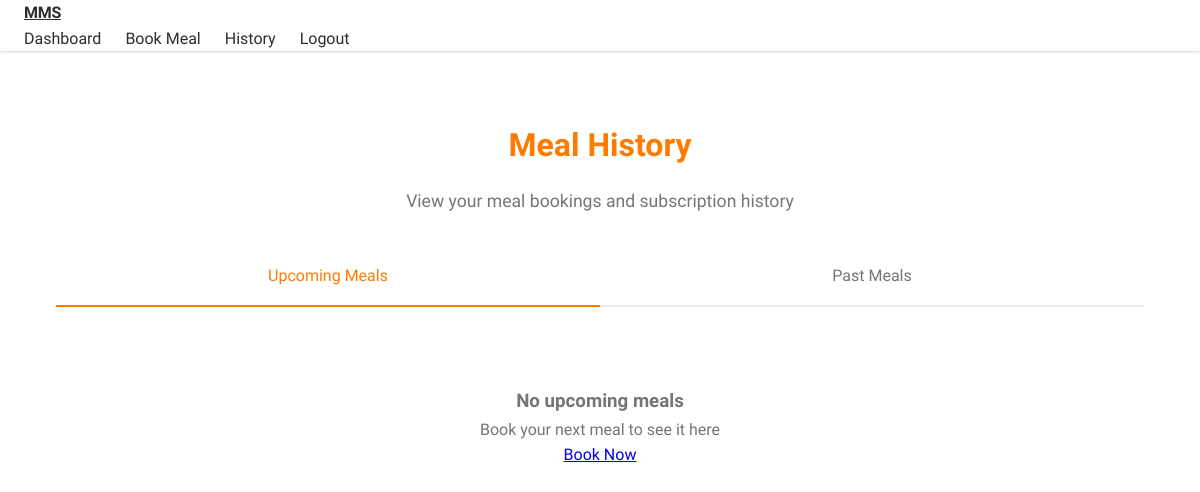
Before: /meal-history (signed in) with the older database file.
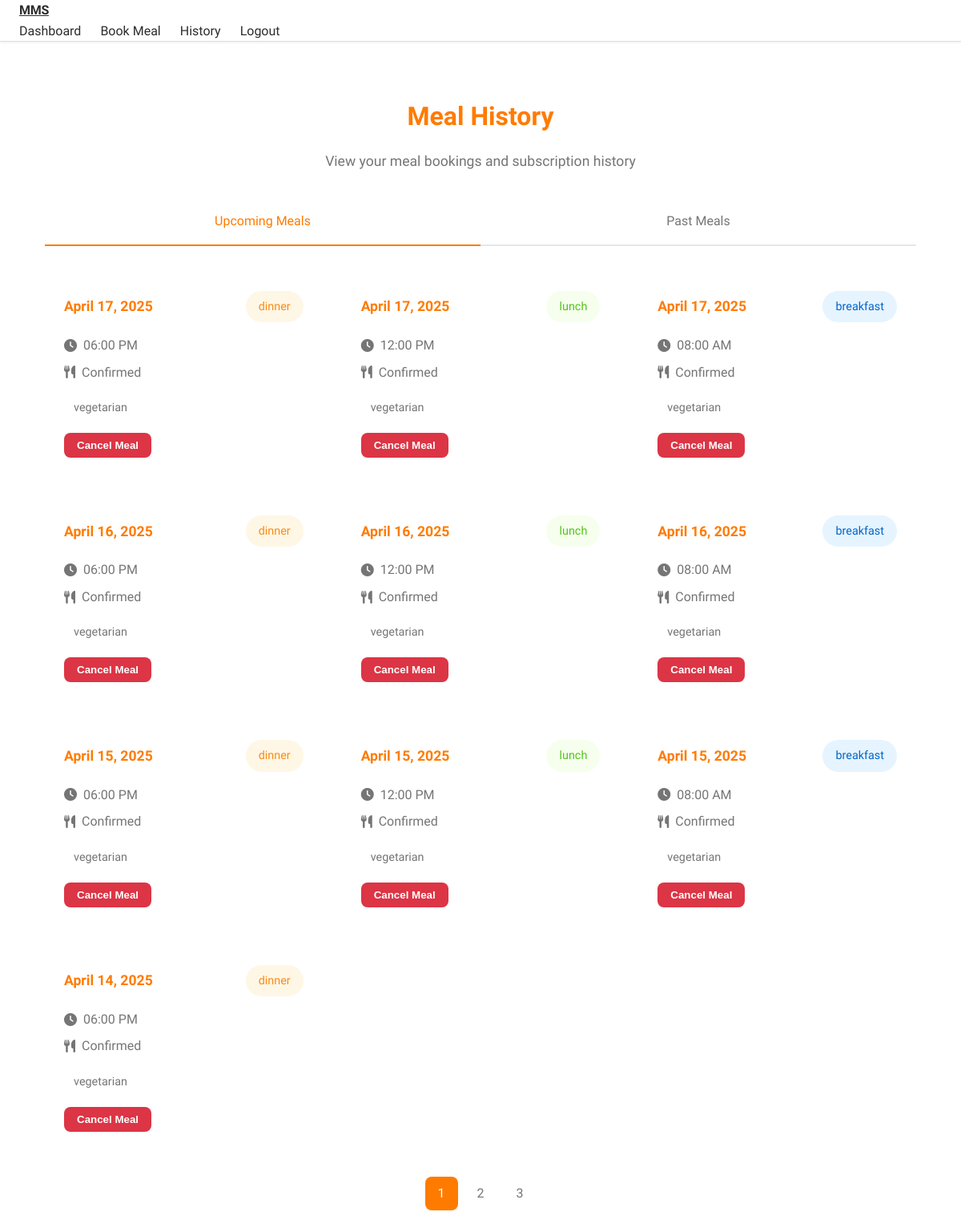
After: the same page with the newer database file.
### models.py (models this page shows)
class Meal(db.Model):
    __tablename__ = 'meals'
    id = db.Column(db.Integer, primary_key=True)
    user_id = db.Column(db.Integer, db.ForeignKey('users.id'), nullable=False)
    meal_type = db.Column(db.String(20), nullable=False)  # breakfast, lunch, dinner
    meal_date = db.Column(db.DateTime, nullable=False)
    status = db.Column(db.String(20), default='pending')  # pending, confirmed, cancelled
    payment_status = db.Column(db.String(20), default='unpaid')  # unpaid, paid, refunded
    dietary_preferences = db.Column(db.String(200))
    created_at = db.Column(db.DateTime, default=datetime.utcnow)
    subscription_id = db.Column(db.Integer, db.ForeignKey('subscriptions.id'), nullable=True)

### routes/main.py (the view)
@main_bp.route('/meal-history')
@login_required
def meal_history():
    page = request.args.get('page', 1, type=int)
    status_filter = request.args.get('status', '')
    date_from = request.args.get('date_from', '')
    date_to = request.args.get('date_to', '')
    query = Meal.query.filter_by(user_id=current_user.id)
    if status_filter:
        query = query.filter_by(status=status_filter)
    if date_from:
        query = query.filter(Meal.meal_date >= datetime.strptime(date_from, '%Y-%m-%d'))
    if date_to:
        query = query.filter(Meal.meal_date <= datetime.strptime(date_to, '%Y-%m-%d'))
    meals = query.order_by(Meal.meal_date.desc()).paginate(
        page=page, per_page=10, error_out=False)
    return render_template('main/meal_history.html', meals=meals, now=datetime.utcnow())

### app.py (called while the page is built)
@login_manager.user_loader
def load_user(user_id):
    return User.query.get(int(user_id))

@app.before_request
def before_request():
    if current_user.is_authenticated:
        current_user.last_login = datetime.utcnow()
        db.session.commit()

### templates/main/meal_history.html (shortened to what this page needs)
{% extends "base.html" %}
{% block content %}
<div class="history-container">
    <div class="history-header">
        <h1 class="history-title">Meal History</h1>
        <p class="history-subtitle">View your meal bookings and subscription history</p>
    </div>
    <div class="history-tabs">
        <div class="history-tab active" data-content="upcoming">Upcoming Meals</div>
        <div class="history-tab" data-content="past">Past Meals</div>
    </div>
    <div id="upcoming" class="history-content active">
        <div class="meal-grid">
            {% set upcoming_meals = meals.items|selectattr('meal_date', 'ge', now)|list %}
            {% if not upcoming_meals %}
            <div class="glass-container no-meals">
                <h3>No upcoming meals</h3>
                <p>Book your next meal to see it here</p>
                <a href="{{ url_for('main.meal_booking') }}" class="action-btn">Book Now</a>
            </div>
            {% else %}
            {% for meal in upcoming_meals %}
            <div class="meal-card glass-container">
                <div class="meal-header">
                    <span class="meal-date">{{ meal.meal_date.strftime('%B %d, %Y') }}</span>
                    <span class="meal-type {{ meal.meal_type.lower() }}">{{ meal.meal_type }}</span>
                </div>
                <div class="meal-details">
                    <div class="meal-info">
                        <i class="fas fa-clock"></i>
                        <span>{{ meal.meal_date.strftime('%I:%M %p') }}</span>
                    </div>
                    <div class="meal-info">
                        <i class="fas fa-utensils"></i>
                        <span>{{ meal.status|title }}</span>
                    </div>
                    {% if meal.dietary_preferences %}
                    <div class="meal-preferences">
                        {% for pref in meal.dietary_preferences.split(',') %}
                        <span class="preference-tag">{{ pref.strip() }}</span>
                        {% endfor %}
                    </div>
                    {% endif %}
                    {% if meal.status != 'cancelled' and meal.meal_date > now %}
                    <form action="{{ url_for('main.cancel_meal', meal_id=meal.id) }}" method="POST" class="mt-3">
                        <button type="submit" class="btn btn-danger btn-sm" onclick="return confirm('Are you sure you want to cancel this meal?')">
                            Cancel Meal
                        </button>
                    </form>
                    {% endif %}
                </div>
            </div>
            {% endfor %}
            {% endif %}
        </div>
    </div>
            {% set past_meals = meals.items|selectattr('meal_date', 'lt', now)|list %}
    {% if meals.pages > 1 %}
    <div class="pagination-container">
        {% for page_num in meals.iter_pages(left_edge=2, left_current=2, right_current=2, right_edge=2) %}
        {% if page_num %}
            {% if page_num == meals.page %}
            <span class="page-item active">{{ page_num }}</span>
            {% else %}
            <a href="{{ url_for('main.meal_history', page=page_num) }}" class="page-item">{{ page_num }}</a>
            {% endif %}
        {% else %}
            <span class="page-item dots">...</span>
        {% endif %}
        {% endfor %}
    </div>
    {% endif %}
</div>
{% endblock %}

Changed rows visible on the page:
added Meal: meal_date "April 17, 2025", meal_type "dinner", meal_date "06:00 PM", status "Confirmed", strip "vegetarian"
added Meal: meal_date "April 17, 2025", meal_type "lunch", meal_date "12:00 PM", status "Confirmed", strip "vegetarian"
added Meal: meal_date "April 17, 2025", meal_type "breakfast", meal_date "08:00 AM", status "Confirmed", strip "vegetarian"
added Meal: meal_date "April 16, 2025", meal_type "dinner", meal_date "06:00 PM", status "Confirmed", strip "vegetarian"
added Meal: meal_date "April 16, 2025", meal_type "lunch", meal_date "12:00 PM", status "Confirmed", strip "vegetarian"
added Meal: meal_date "April 16, 2025", meal_type "breakfast", meal_date "08:00 AM", status "Confirmed", strip "vegetarian"
added Meal: meal_date "April 15, 2025", meal_type "dinner", meal_date "06:00 PM", status "Confirmed", strip "vegetarian"
added Meal: meal_date "April 15, 2025", meal_type "lunch", meal_date "12:00 PM", status "Confirmed", strip "vegetarian"
added Meal: meal_date "April 15, 2025", meal_type "breakfast", meal_date "08:00 AM", status "Confirmed", strip "vegetarian"
added Meal: meal_date "April 14, 2025", meal_type "dinner", meal_date "06:00 PM", status "Confirmed", strip "vegetarian"
Other visible differences:
new list line: "1"
new list line: "2"
new list line: "3"
text no longer shown: "No upcoming meals Book your next meal to see it here Book Now"
